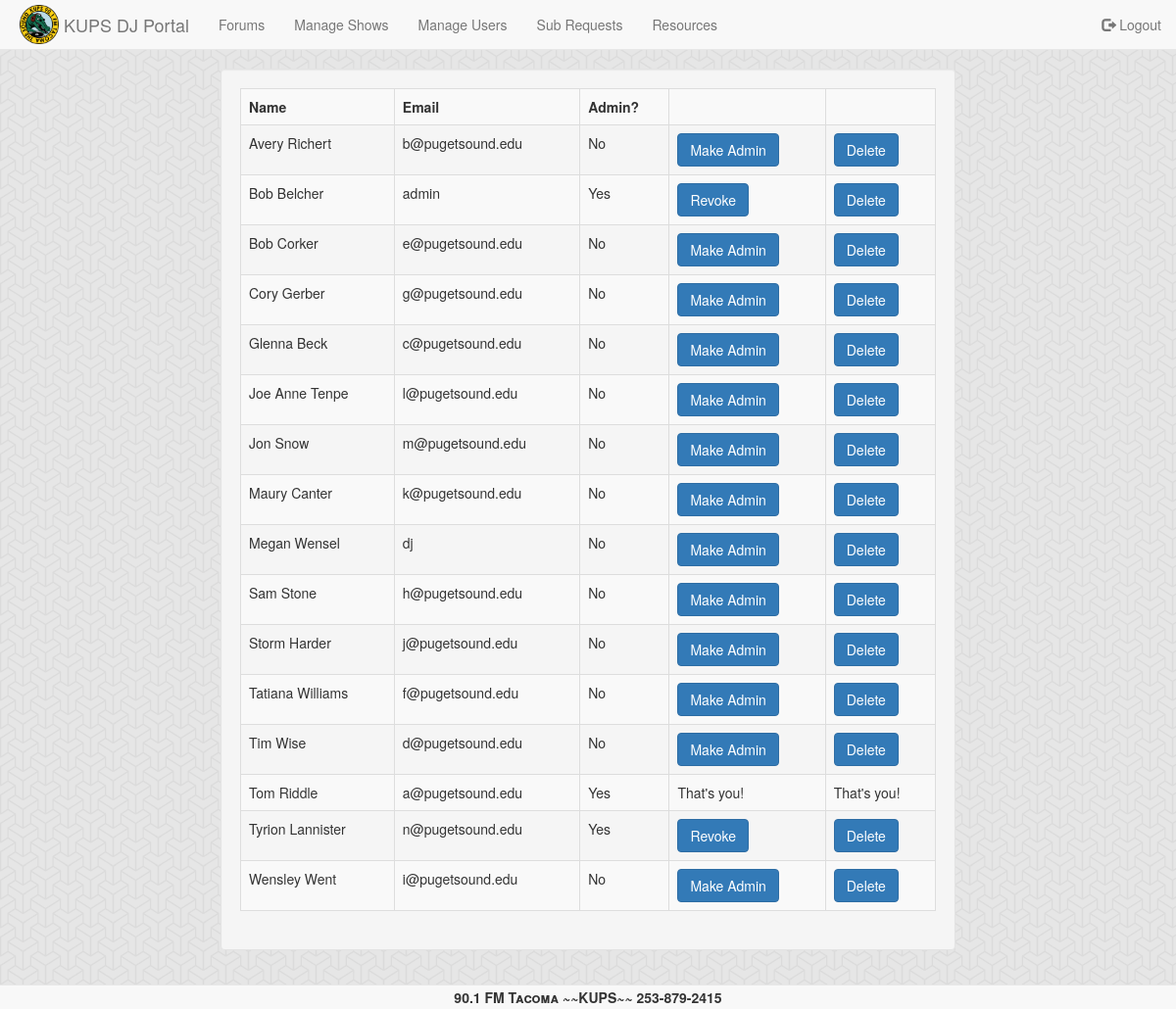
/manage-users.php (signed in), run on the app's committed database.
### tables this page shows
CREATE TABLE IF NOT EXISTS user (
	name VARCHAR(20) NOT NULL,
	admin TINYINT(2) DEFAULT 0,
	password VARCHAR(20) NOT NULL,
	email VARCHAR(30) NOT NULL,
	PRIMARY KEY (email)
);

### _session.php (called while the page is built, shortened)
<?php
if (isset($_SESSION["admin"]) && $_SESSION["admin"] == 1) {
	$isAdmin = true;
}
else {
	$isAdmin = false;
}
?>

### _display-users.php (the view, shortened to what this page needs)
<?php
if ($isAdmin) {
	echo "<div class='well'>";
		echo '<table class="table table-bordered table-striped" border="1">';
		echo '<tr><th>Name</th><th>Email</th><th>Admin?</th><th></th><th></th></tr>';
		$result = $db -> query ("SELECT * FROM user ORDER BY name");
		foreach ($result as $tuple)
		{
			$email = $tuple['email'];
			$name = $tuple['name'];
			echo "<tr><td>".$name."</td>";
			echo "<td>".$email."</td>";
			$me = ($email == $_SESSION["email"]);
			$admin = $tuple['admin'];
			if ($admin == 1) {
				echo "<td>Yes</td><td>";
				if (!$me) {
					echo "<form id='admin_form_$email' method='post' action='/_admin-user.php'><input type='hidden' name='email' value='$email' /><input type='submit' class='btn btn-md btn-primary' name='submit_$email' value='Revoke' /></form>";
				} else { echo "That's you!"; }
				echo "</td>";
			}
			else {
				echo "<td>No</td><td>";
				echo "<form id='admin_form_$email' method='post' action='/_admin-user.php'><input type='hidden' name='email' value='$email' /><input type='submit' class='btn btn-md btn-primary' name='submit_$email' value='Make Admin' /></form>";
				echo "</td>";
			}
			echo "<td>";
			if (!$me) {
				echo "<form id='delete_form_$email' method='post' action='/_delete-user.php'>";
					?>
					<input type='submit' class='btn btn-md btn-primary' name='submit_<?php echo $email ?>' value='Delete' onclick="return confirm('Are you sure you want to delete a user?')" />
				</form>
			<?php } else { echo "That's you!"; }
			echo "</td></tr>";
		}
		echo "</table>";
	echo "</div>";
}
?>

### assets/stylesheets/screen.css (style rules this page uses)
body { background: #ffffff url("/assets/images/background/escheresque.png") repeat left top; margin-top: 50px; margin-bottom: 20px; }

### data on the page
user: name "Avery Richert", email "b@pugetsound.edu"
user: name "Bob Belcher", email "admin"
user: name "Bob Corker", email "e@pugetsound.edu"
user: name "Cory Gerber", email "g@pugetsound.edu"
user: name "Glenna Beck", email "c@pugetsound.edu"
user: name "Joe Anne Tenpe", email "l@pugetsound.edu"
user: name "Jon Snow", email "m@pugetsound.edu"
user: name "Maury Canter", email "k@pugetsound.edu"
user: name "Megan Wensel", email "dj"
user: name "Sam Stone", email "h@pugetsound.edu"
user: name "Storm Harder", email "j@pugetsound.edu"
user: name "Tatiana Williams", email "f@pugetsound.edu"
user: name "Tim Wise", email "d@pugetsound.edu"
user: name "Tom Riddle", email "a@pugetsound.edu", admin "Yes", shows "That's you!"
user: name "Tyrion Lannister", email "n@pugetsound.edu"
user: name "Wensley Went", email "i@pugetsound.edu"
